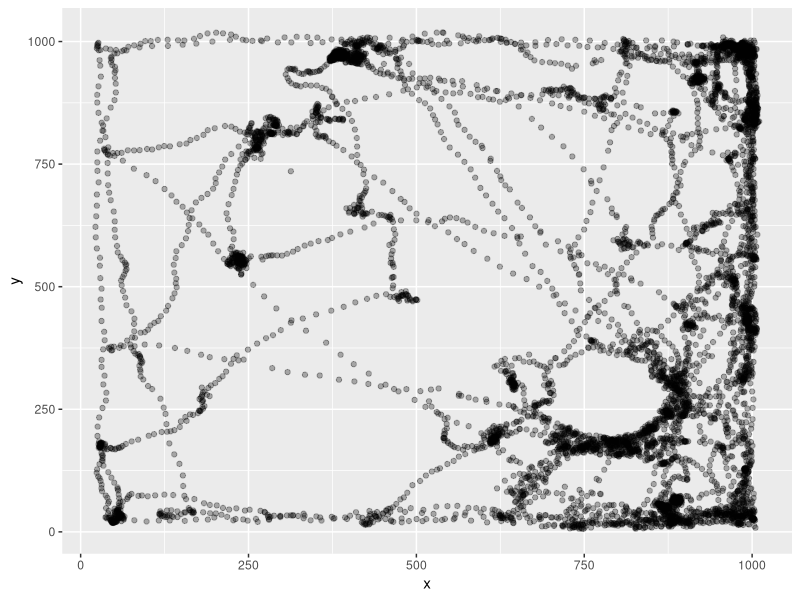
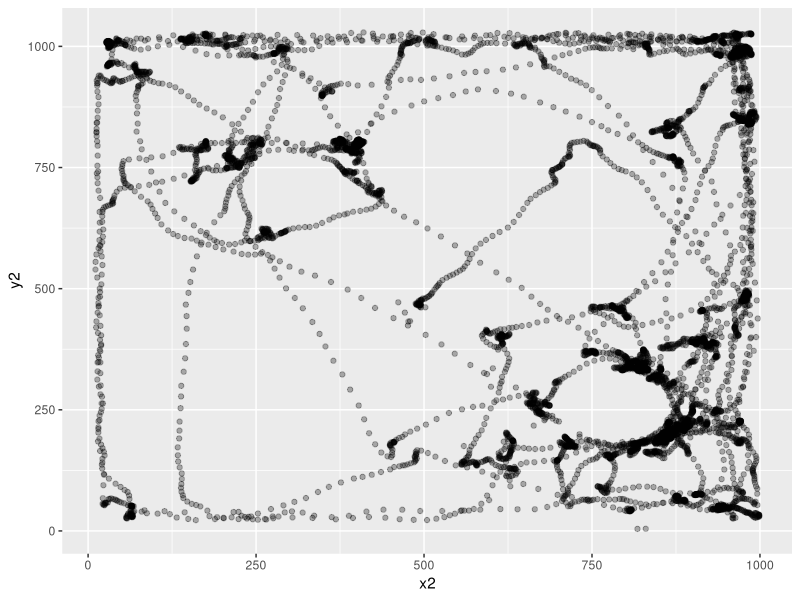
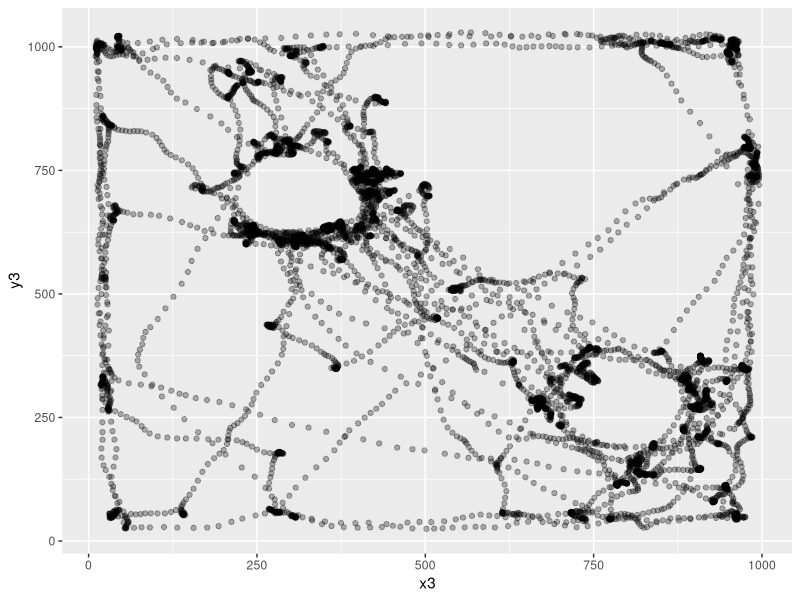
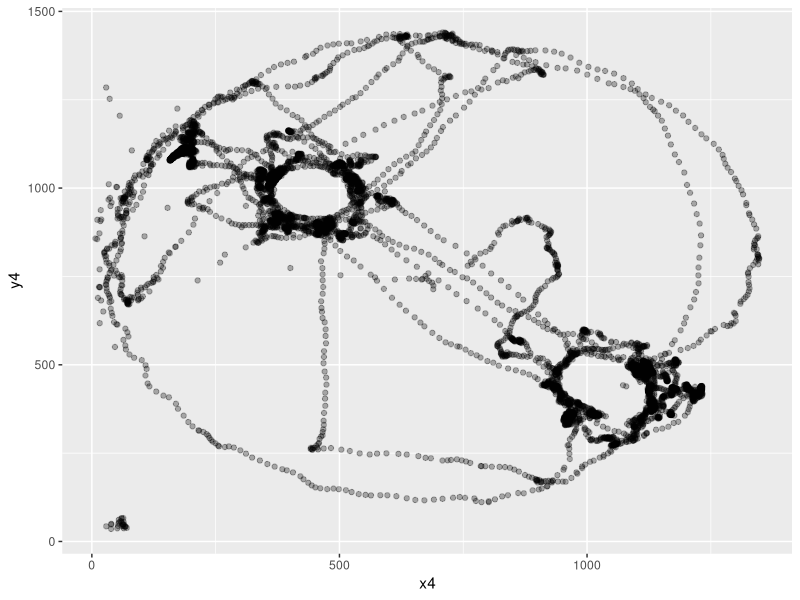
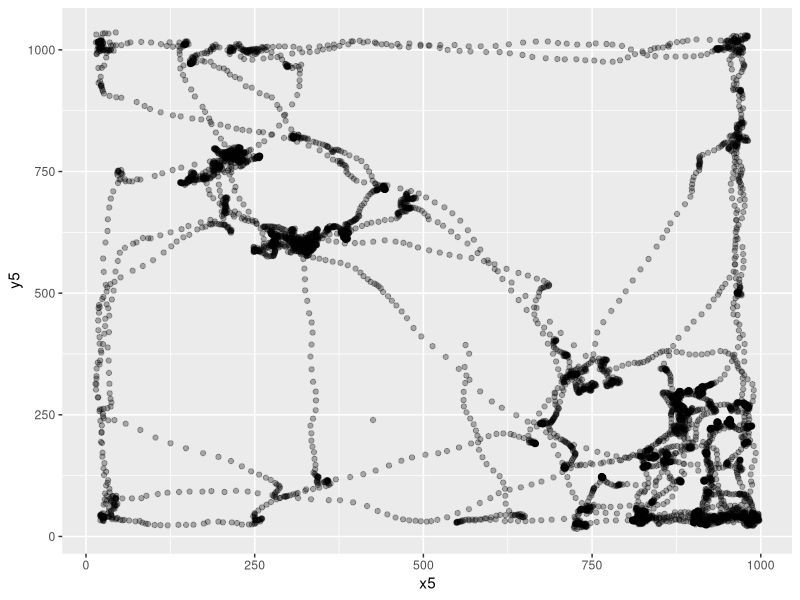
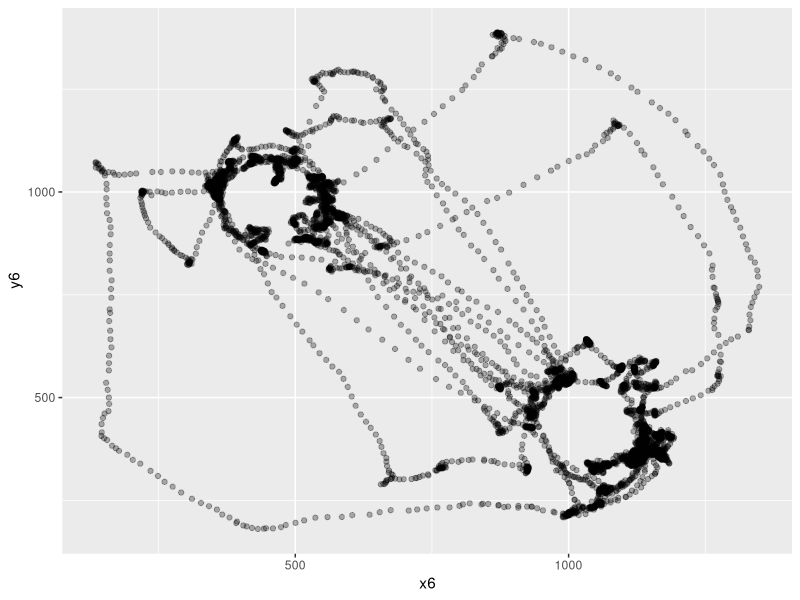

Generate these figures, in order, with R: (Note: this script raises an error after producing the figures.)
rm(list = ls())
library(tidyverse)
BaselineLearn <- read_csv("240705_r1568_0_baseline_learn.csv")
BaselineLearn <- BaselineLearn %>%
  select(!15:24) %>%
  filter(Value.Item1.Item2>71) %>%
  rename(pixelx = Value.Item1.Item3.X, pixely = Value.Item1.Item3.Y, TimePoint = Value.Item1.Item2) %>%
  select(!1, !14)
x1 <- c(BaselineLearn$pixelx)
y1 <- c(BaselineLearn$pixely)
df1 <- data.frame(x = x1, y = y1)
p1 <- ggplot(df1, aes(x = x, y = y)) +
  geom_point(alpha = 0.3)
p1
library(ggforce)
p1circle <- p1 + geom_circle(aes(x0 = 324, y0 = 715, r = 125), color = "red")
p1circle <- p1circle + geom_circle(aes(x0 = 787, y0 = 271, r = 125), color = "red")
p1circle <- p1circle +
  ggtitle("baseline")
radius <- 125
center_x1 <- 324
center_y1 <- 715
df1$distance <- sqrt((df1$x - center_x1)^2 + (df1$y - center_y1)^2)
points_in_circle1 <- sum(df1$distance <= radius)
print(points_in_circle1)
center_x2 <- 787
center_y2 <- 271
df1$distance1 <- sqrt((df1$x - center_x2)^2 + (df1$y - center_y2)^2)
points_in_circle2 <- sum(df1$distance1 <= radius)
print(points_in_circle2)

SimilarLearn <- read_csv("240705_r1568_1_similar_learn.csv")
SimilarLearn <- SimilarLearn %>%
  select(!15:24) %>%
  filter(Value.Item1.Item2>83) %>%
  rename(pixelx = Value.Item1.Item3.X, pixely = Value.Item1.Item3.Y, TimePoint = Value.Item1.Item2) %>%
  select(!1, !14)
x2 <- c(SimilarLearn$pixelx)
y2 <- c(SimilarLearn$pixely)
df2 <- data.frame(x = x2, y = y2)
p2 <- ggplot(df2, aes(x = x2, y = y2)) +
  geom_point(alpha = 0.3)
p2
p2circle <- p2 + geom_circle(aes(x0 = 324, y0 = 710, r = 125), color = "blue")
p2circle <- p2circle + geom_circle(aes(x0 = 788, y0 = 266, r = 125), color = "blue")
p2circle <- p2circle +
  ggtitle("similar")
radius <- 125
center_x1 <- 324
center_y1 <- 710
df2$distance <- sqrt((df2$x - center_x1)^2 + (df2$y - center_y1)^2)
points_in_circle2 <- sum(df2$distance <= radius)
print(points_in_circle2)
center_x2 <- 788
center_y2 <- 266
df2$distance1 <- sqrt((df2$x - center_x2)^2 + (df2$y - center_y2)^2)
points_in_circle2 <- sum(df2$distance1 <= radius)
print(points_in_circle2)

SimilarTest <- read_csv("240705_r1568_2_similar_test.csv")
SimilarTest <- SimilarTest %>%
  select(!15:24) %>%
  filter(Value.Item1.Item2>71) %>%
  rename(pixelx = Value.Item1.Item3.X, pixely = Value.Item1.Item3.Y, TimePoint = Value.Item1.Item2) %>%
  select(!1, !14)
x3 <- c(SimilarTest$pixelx)
y3 <- c(SimilarTest$pixely)
df3 <- data.frame(x = x3, y = y3)
p3 <- ggplot(df3, aes(x = x3, y = y3)) +
  geom_point(alpha = 0.3)
p3
p3circle <- p3 + geom_circle(aes(x0 = 324, y0 = 705, r = 125), color = "blue")
p3circle <- p3circle + geom_circle(aes(x0 = 783, y0 = 271, r = 125), color = "red")
p3circle <- p3circle +
  ggtitle("similar")
radius <- 125
center_x3 <- 324
center_y3 <- 705
df3$distance <- sqrt((df3$x - center_x3)^2 + (df3$y - center_y3)^2)
points_in_circle3 <- sum(df3$distance <= radius)
print(points_in_circle3)
center_x3 <- 783
center_y3 <- 271
df3$distance1 <- sqrt((df3$x - center_x3)^2 + (df3$y - center_y3)^2)
points_in_circle3 <- sum(df1$distance1 <= radius)
print(points_in_circle3)

DifferentLearn <- read_csv("240705_r1568_3_different_learn.csv")
DifferentLearn <- DifferentLearn %>%
  select(!15:24) %>%
  filter(Value.Item1.Item2>0) %>%
  rename(pixelx = Value.Item1.Item3.X, pixely = Value.Item1.Item3.Y, TimePoint = Value.Item1.Item2) %>%
  select(!1, !14)
x4 <- c(DifferentLearn$pixelx)
y4 <- c(DifferentLearn$pixely)
df4 <- data.frame(x = x4, y = y4)
p4 <- ggplot(df4, aes(x = x4, y = y4)) +
  geom_point(alpha = 0.3)
p4
p4circle <- p4 + geom_circle(aes(x0 = 452, y0 = 989, r = 125), color = "purple")
p4circle <- p4circle + geom_circle(aes(x0 = 1030, y0 = 452, r = 125), color = "purple")
p4circle <- p4circle +
  ggtitle("different")
radius <- 125
center_x4 <- 452
center_y4 <- 989
df4$distance <- sqrt((df4$x - center_x4)^2 + (df4$y - center_y4)^2)
points_in_circle4 <- sum(df4$distance <= radius)
print(points_in_circle4)
center_x4 <- 1030
center_y4 <- 452
df4$distance1 <- sqrt((df4$x - center_x4)^2 + (df4$y - center_y4)^2)
points_in_circle4 <- sum(df4$distance1 <= radius)
print(points_in_circle4)

BaselineLearn <- read_csv("240705_r1568_4_baseline_learn.csv")
BaselineLearn <- BaselineLearn %>%
  select(!15:24) %>%
  filter(Value.Item1.Item2>71) %>%
  rename(pixelx = Value.Item1.Item3.X, pixely = Value.Item1.Item3.Y, TimePoint = Value.Item1.Item2) %>%
  select(!1, !14)
x5 <- c(BaselineLearn$pixelx)
y5 <- c(BaselineLearn$pixely)
df5 <- data.frame(x = x5, y = y5)
p5 <- ggplot(df5, aes(x = x5, y = y5)) +
  geom_point(alpha = 0.3)
p5
p5circle <- p5 + geom_circle(aes(x0 = 319, y0 = 705, r = 125), color = "green")
p5circle <- p5circle + geom_circle(aes(x0 = 783, y0 = 266, r = 125), color = "green")
p5circle <- p5circle +
  ggtitle("baseline")
radius <- 125
center_x5 <- 319
center_y5 <- 705
df5$distance <- sqrt((df5$x - center_x5)^2 + (df5$y - center_y5)^2)
points_in_circle5 <- sum(df5$distance <= radius)
print(points_in_circle5)
center_x6 <- 783
center_y6 <- 266
df5$distance1 <- sqrt((df5$x - center_x6)^2 + (df5$y - center_y6)^2)
points_in_circle6 <- sum(df5$distance1 <= radius)
print(points_in_circle6)

DifferentTest <- read_csv("240705_r1568_5_different_test.csv")
DifferentTest <- DifferentTest %>%
  select(!15:24) %>%
  filter(Value.Item1.Item2>71) %>%
  rename(pixelx = Value.Item1.Item3.X, pixely = Value.Item1.Item3.Y, TimePoint = Value.Item1.Item2) %>%
  select(!1, !14)
x6 <- c(DifferentTest$pixelx)
y6 <- c(DifferentTest$pixely)
df6 <- data.frame(x = x6, y = y6)
p6 <- ggplot(df6, aes(x = x6, y = y6)) +
  geom_point(alpha = 0.3)
p6
p6circle <- p6 + geom_circle(aes(x0 = 452, y0 = 989, r = 125), color = "purple")
p6circle <- p6circle + geom_circle(aes(x0 = 1030, y0 = 452, r = 125), color = "green")
p6circle <- p6circle +
  ggtitle("different")
radius <- 125
center_x6 <- 452
center_y6 <- 989
df6$distance <- sqrt((df6$x - center_x6)^2 + (df6$y - center_y6)^2)
points_in_circle6 <- sum(df6$distance <= radius)
print(points_in_circle6)
center_x6 <- 1030
center_y6 <- 452
df6$distance1 <- sqrt((df6$x - center_x6)^2 + (df6$y - center_y6)^2)
points_in_circle6 <- sum(df6$distance1 <= radius)
print(points_in_circle6)
library(gridExtra)
grid.arrange(p1circle, p2circle, p3circle, p4circle, p5circle, p6circle, nrow = 2, ncol = 3)

